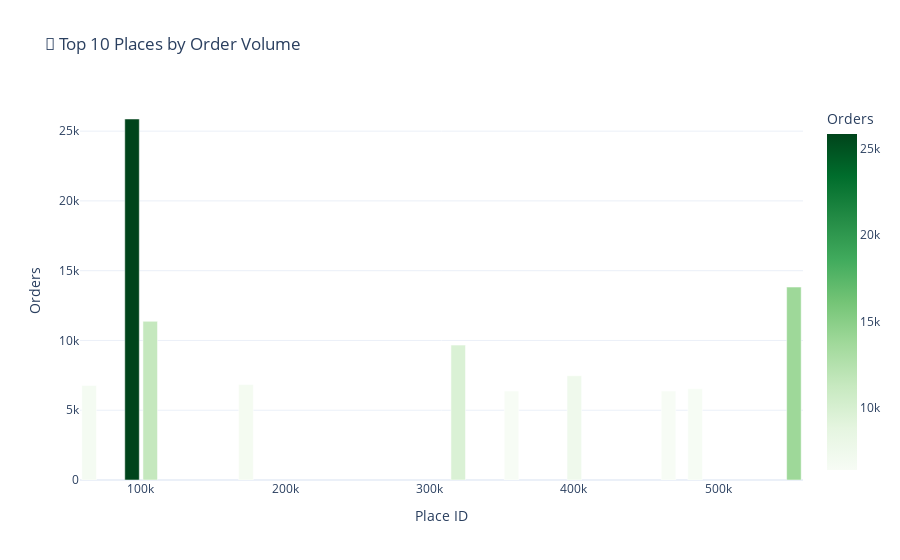

Notebook cell for this chart:
### Markdown cell above
## 7. Places / Locations Analysis

### Code cell
# Analyze places
places = datasets['dim_places'].copy()

print(f"Total Places: {len(places)}")
print(f"\nColumns: {list(places.columns)}")

# Orders per place
orders_per_place = orders.groupby('place_id').size().reset_index(name='order_count')
top_places = orders_per_place.nlargest(10, 'order_count')

fig = px.bar(top_places, x='place_id', y='order_count',
             title='🏪 Top 10 Places by Order Volume',
             labels={'place_id': 'Place ID', 'order_count': 'Orders'},
             color='order_count',
             color_continuous_scale='Greens')
fig.update_layout(template='plotly_white')
fig.show()

### Figure 1 — Plotly figure (JSON) as saved in the notebook; plotly's stock layout.template omitted (floating-point values rounded to 4 significant figures)
{"data": [{"hovertemplate": "Place ID=%{x}<br>Orders=%{marker.color}<extra></extra>", "legendgroup": "", "marker": {"color": [25869, 13827, 11371, 9667, 7472, 6838, 6779, 6539, 6373, 6373], "coloraxis": "coloraxis", "pattern": {"shape": ""}}, "name": "", "orientation": "v", "showlegend": false, "textposition": "auto", "type": "bar", "x": [94020.0, 552500.0, 106600.0, 319900.0, 400400.0, 173000.0, 64280.0, 484000.0, 356900.0, 465600.0], "xaxis": "x", "y": [25869, 13827, 11371, 9667, 7472, 6838, 6779, 6539, 6373, 6373], "yaxis": "y"}], "layout": {"barmode": "relative", "coloraxis": {"colorbar": {"title": {"text": "Orders"}}, "colorscale": [[0.0, "rgb(247,252,245)"], [0.125, "rgb(229,245,224)"], [0.25, "rgb(199,233,192)"], [0.375, "rgb(161,217,155)"], [0.5, "rgb(116,196,118)"], [0.625, "rgb(65,171,93)"], [0.75, "rgb(35,139,69)"], [0.875, "rgb(0,109,44)"], [1.0, "rgb(0,68,27)"]]}, "legend": {"tracegroupgap": 0}, "title": {"text": "🏪 Top 10 Places by Order Volume"}, "xaxis": {"anchor": "y", "domain": [0.0, 1.0], "title": {"text": "Place ID"}}, "yaxis": {"anchor": "x", "domain": [0.0, 1.0], "title": {"text": "Orders"}}}}
